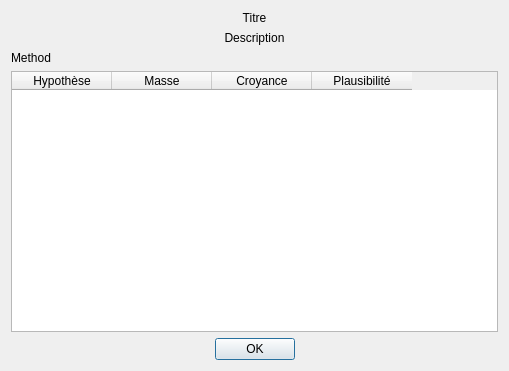
<?xml version="1.0" encoding="UTF-8"?>
<ui version="4.0">
 <class>resultsDialog</class>
 <widget class="QDialog" name="resultsDialog">
  <property name="windowModality">
   <enum>Qt::ApplicationModal</enum>
  </property>
  <property name="geometry">
   <rect>
    <x>0</x>
    <y>0</y>
    <width>509</width>
    <height>371</height>
   </rect>
  </property>
  <property name="windowTitle">
   <string>Résultats</string>
  </property>
  <property name="locale">
   <locale language="French" country="France"/>
  </property>
  <property name="modal">
   <bool>true</bool>
  </property>
  <layout class="QVBoxLayout" name="verticalLayout">
   <item>
    <widget class="QLabel" name="titleLabel">
     <property name="text">
      <string>Titre</string>
     </property>
     <property name="alignment">
      <set>Qt::AlignCenter</set>
     </property>
    </widget>
   </item>
   <item>
    <widget class="QLabel" name="descriptionLabel">
     <property name="text">
      <string>Description</string>
     </property>
     <property name="alignment">
      <set>Qt::AlignCenter</set>
     </property>
    </widget>
   </item>
   <item>
    <widget class="QLabel" name="methodLabel">
     <property name="text">
      <string>Method</string>
     </property>
    </widget>
   </item>
   <item>
    <widget class="QTableWidget" name="resultsTableWidget">
     <property name="autoFillBackground">
      <bool>true</bool>
     </property>
     <column>
      <property name="text">
       <string>Hypothèse</string>
      </property>
     </column>
     <column>
      <property name="text">
       <string>Masse</string>
      </property>
     </column>
     <column>
      <property name="text">
       <string>Croyance</string>
      </property>
     </column>
     <column>
      <property name="text">
       <string>Plausibilité</string>
      </property>
     </column>
    </widget>
   </item>
   <item>
    <widget class="QDialogButtonBox" name="buttonBox">
     <property name="standardButtons">
      <set>QDialogButtonBox::Ok</set>
     </property>
     <property name="centerButtons">
      <bool>true</bool>
     </property>
    </widget>
   </item>
  </layout>
 </widget>
 <resources/>
 <connections>
  <connection>
   <sender>buttonBox</sender>
   <signal>accepted()</signal>
   <receiver>resultsDialog</receiver>
   <slot>accept()</slot>
   <hints>
    <hint type="sourcelabel">
     <x>199</x>
     <y>283</y>
    </hint>
    <hint type="destinationlabel">
     <x>199</x>
     <y>149</y>
    </hint>
   </hints>
  </connection>
 </connections>
</ui>
